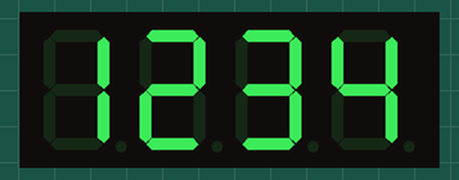
Simulated run of this sketch. Board: Arduino Uno, built with avr-gcc and run on an emulated ATmega328P. Parts: 4-digit seven-segment display.

Above: at 0.1 s.
At 2.1 s:
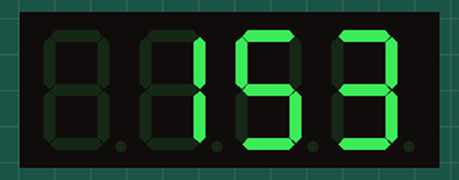

The sketch:

SevenSegmentDisplay.ino
```cpp
#include <Arduino.h>
#include <TM1637Display.h>

#define CLK 2
#define DIO 3

#define TEST_DELAY   2000

TM1637Display display(CLK, DIO);

void setup()
{
}

void loop()
{
  int k;

  display.setBrightness(0x0f);

  uint8_t data[] = { 0x0, 0x0, 0x0, 0x0 };
  display.setSegments(data);
  display.showNumberDec(1234, false);
  delay(TEST_DELAY);

  display.setSegments(data);
  display.showNumberDec(153, false, 3, 1);
  delay(TEST_DELAY);

  display.setSegments(data);
  for(int i=0; i<=1234; i++)
  {
    display.showNumberDec(i);
  }

}
```

Measured:
- what the display in image 1 shows lasts 28.2 s, from 2.1 s to 30.3 s
